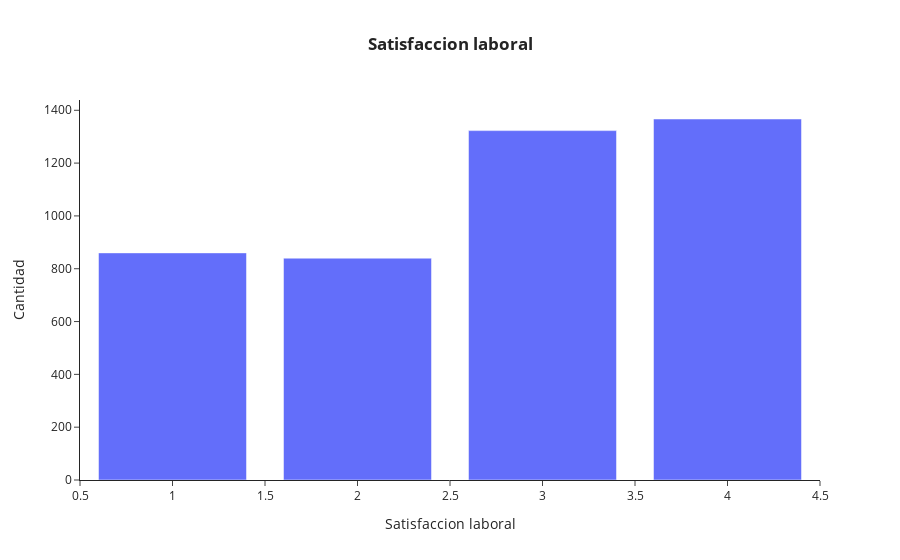

The notebook cell this image was saved under:
### Code cell
# crear dataset
base = tabla.groupby(['satisfaccion_laboral'])[['edad']].count().reset_index().sort_values('edad', ascending = False).rename(columns ={'edad':'count'})

# crear gráfica
fig = px.bar(base, x='satisfaccion_laboral', y='count', barmode ='group', title ='<b>Satisfaccion laboral<b>')

# agregar detalles a la gráfica
fig.update_layout(
    yaxis_title = 'Cantidad',
    xaxis_title = 'Satisfaccion laboral',
    template = 'simple_white',
    title_x = 0.5)

fig.show()

### Figure 1 — Plotly figure (JSON) as saved in the notebook; plotly's stock layout.template omitted (floating-point values rounded to 4 significant figures)
{"data": [{"alignmentgroup": "True", "hovertemplate": "satisfaccion_laboral=%{x}<br>count=%{y}<extra></extra>", "legendgroup": "", "marker": {"color": "#636efa", "pattern": {"shape": ""}}, "name": "", "offsetgroup": "", "orientation": "v", "showlegend": false, "textposition": "auto", "type": "bar", "x": [4, 3, 1, 2], "xaxis": "x", "y": [1367, 1323, 860, 840], "yaxis": "y"}], "layout": {"barmode": "group", "legend": {"tracegroupgap": 0}, "title": {"text": "<b>Satisfaccion laboral<b>", "x": 0.5}, "xaxis": {"anchor": "y", "domain": [0, 1], "title": {"text": "Satisfaccion laboral"}}, "yaxis": {"anchor": "x", "domain": [0, 1], "title": {"text": "Cantidad"}}}}
